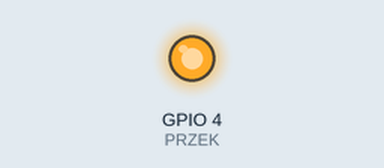
Recording of a sketch running on a simulated ESP32. Parts: output pins drawn as LEDs (lit = HIGH). WiFi joins after 1.5 s; servers stay silent unless stated; uploads are accepted with an empty reply.

Above: at 2.3 s.
At 7.3 s:
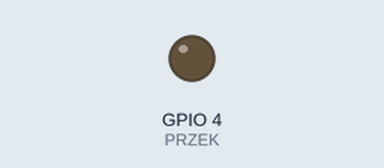
Timing chart, 0 to 8.8 s (numbered marks = the images above):
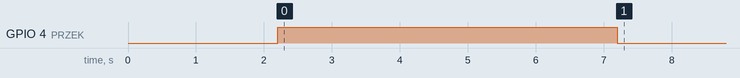

The sketch:

kwiatki3.ino
```cpp
#include "kolko.h"
#define ADC_PIN 0
#define PRZEK 4

Kolko kolko;

void setup() {
  kolko.setup();
  pinMode(PRZEK, OUTPUT);
}

void pompa (){
  digitalWrite(PRZEK, HIGH);
  delay(5UL * 1000UL);
  digitalWrite(PRZEK, LOW);
}

void loop() {
  float suchosc;
  suchosc = analogRead(ADC_PIN);
  kolko.send (suchosc);
  if (suchosc >= 1850.0) {
    pompa();
  } else if (kolko.get() == "1") {
    pompa();
  }
  delay(5UL * 60UL * 1000UL);
}
```

kolko.cpp
```cpp
#include "kolko.h"

HTTPClient http;

void Kolko::setup() {
  Serial.begin(115200);
  WiFi.mode(WIFI_STA);
  WiFi.begin("TP-Link_3541", "Mechatronik31wxD");
  while (WiFi.status() != WL_CONNECTED) delay(1000);
}

int Kolko::send (float i) {
  int ret;
  if (WiFi.status() == WL_CONNECTED) {
    http.begin("http://gcygan.webd.pl/kolko/?w=" + String(i));
    if (http.GET() == HTTP_CODE_OK) {
      ret = 0;
    } else {
      ret = 1;
    }
    http.end();
  } else {
    ret = 2;
  }
  return ret;
}

String Kolko::get () {
  String ret = "";
  if (WiFi.status() == WL_CONNECTED) {
    http.begin("http://gcygan.webd.pl/kolko/status.php");
    if (http.GET() == HTTP_CODE_OK) {
      ret = http.getString();
    }
    http.end();
  }
  return ret;
}
```

kolko.h
```cpp
#pragma once
#include <WiFi.h>
#include <HTTPClient.h>

class Kolko
{
public:
  void setup();
  int send(float);
  String get();
};
```

Measured:
- by itself, GPIO 4 (PRZEK): LOW → HIGH at 2.2 s, → LOW 5.0 s later
